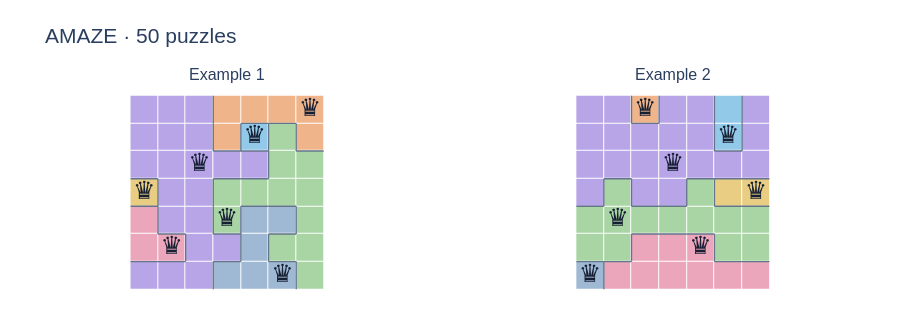
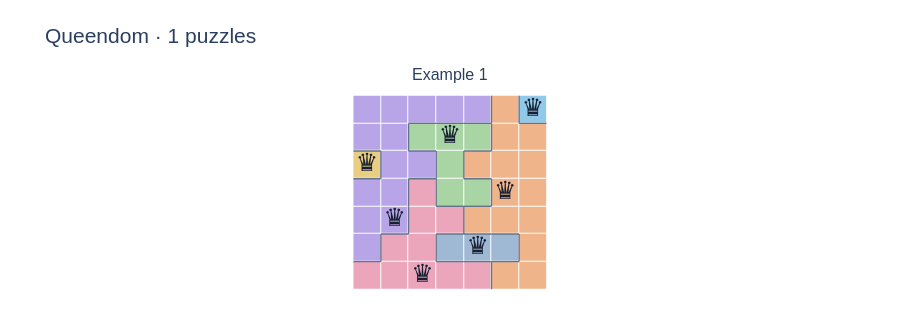
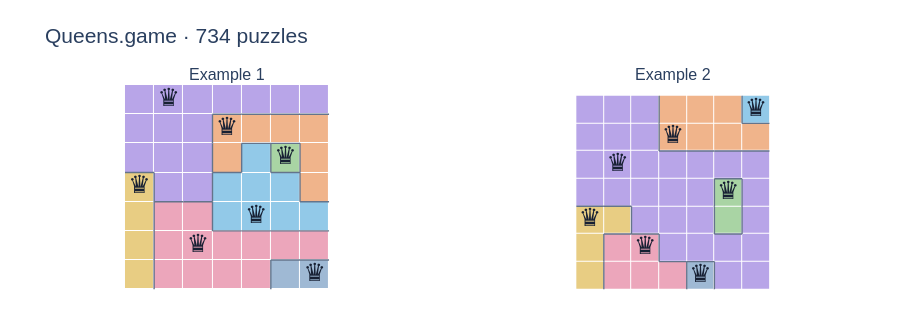
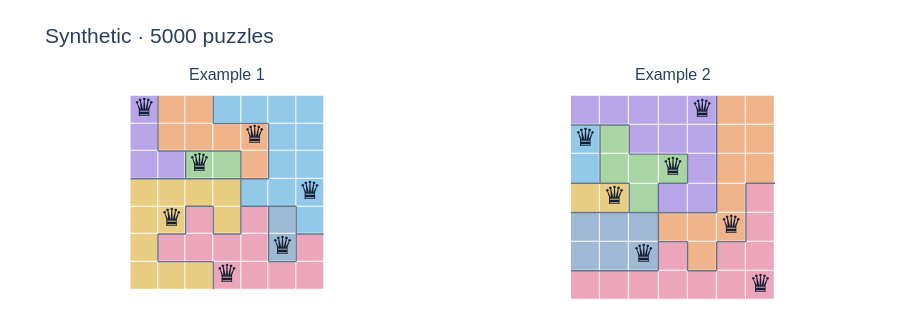

Notebook source saved alongside these figures, in order:
### Code cell
example_rng = np.random.default_rng(SEED + 201)
for source in sorted(set(puzzles["source_names"].tolist())):
    available = np.flatnonzero(puzzles["source_names"] == source)
    chosen = example_rng.choice(available, min(2, len(available)), replace=False)
    board_panels(
        regions[chosen],
        [f"Example {j+1}" for j in range(len(chosen))],
        f"{source} · {len(available)} puzzles",
        colorings=regions[chosen],
        queens=True,
        queen_masks=queen_masks[chosen],
        columns=2,
    ).show(config=PLOT_CONFIG)

### Figure 1 — Plotly figure (JSON) as saved in the notebook; plotly's stock layout.template omitted (floating-point values rounded to 4 significant figures)
{"data": [{"colorscale": [[0, "#B8A5E8"], [0.125, "#B8A5E8"], [0.125, "#F0B48B"], [0.25, "#F0B48B"], [0.25, "#92C9E8"], [0.375, "#92C9E8"], [0.375, "#A9D4A4"], [0.5, "#A9D4A4"], [0.5, "#E8CD83"], [0.625, "#E8CD83"], [0.625, "#ECA6BB"], [0.75, "#ECA6BB"], [0.75, "#9FB9D4"], [0.875, "#9FB9D4"], [0.875, "#F1F3F5"], [1, "#F1F3F5"]], "hoverinfo": "skip", "showscale": false, "type": "heatmap", "xaxis": "x", "xgap": 1, "yaxis": "y", "ygap": 1, "z": [[0, 0, 0, 1, 1, 1, 1], [0, 0, 0, 1, 2, 3, 1], [0, 0, 0, 0, 0, 3, 3], [4, 0, 0, 3, 3, 3, 3], [5, 0, 0, 3, 6, 6, 3], [5, 5, 0, 0, 6, 3, 3], [0, 0, 0, 6, 6, 6, 3]], "zmax": 7.5, "zmin": -0.5}, {"hoverinfo": "skip", "line": {"color": "#64748b", "width": 1.4}, "mode": "lines", "showlegend": false, "type": "scatter", "x": [2.5, 2.5, null, 3.5, 4.5, null, 4.5, 5.5, null, 2.5, 2.5, null, 3.5, 3.5, null, 2.5, 3.5, null, 4.5, 4.5, null, 3.5, 4.5, null, 5.5, 5.5, null, 5.5, 6.5, null, -0.5, 0.5, null, 2.5, 3.5, null, 4.5, 4.5, null, 3.5, 4.5, null, 0.5, 0.5, null, -0.5, 0.5, null, 2.5, 2.5, null, 3.5, 4.5, null, 4.5, 5.5, null, 0.5, 0.5, null, 0.5, 1.5, null, 2.5, 2.5, null, 3.5, 3.5, null, 2.5, 3.5, null, 5.5, 5.5, null, 4.5, 5.5, null, -0.5, 0.5, null, 1.5, 1.5, null, 0.5, 1.5, null, 3.5, 3.5, null, 2.5, 3.5, null, 4.5, 4.5, null, 4.5, 5.5, null, 2.5, 2.5, null, 5.5, 5.5, null], "xaxis": "x", "y": [-0.5, 0.5, null, 0.5, 0.5, null, 0.5, 0.5, null, 0.5, 1.5, null, 0.5, 1.5, null, 1.5, 1.5, null, 0.5, 1.5, null, 1.5, 1.5, null, 0.5, 1.5, null, 1.5, 1.5, null, 2.5, 2.5, null, 2.5, 2.5, null, 1.5, 2.5, null, 2.5, 2.5, null, 2.5, 3.5, null, 3.5, 3.5, null, 2.5, 3.5, null, 3.5, 3.5, null, 3.5, 3.5, null, 3.5, 4.5, null, 4.5, 4.5, null, 3.5, 4.5, null, 3.5, 4.5, null, 4.5, 4.5, null, 3.5, 4.5, null, 4.5, 4.5, null, 5.5, 5.5, null, 4.5, 5.5, null, 5.5, 5.5, null, 4.5, 5.5, null, 5.5, 5.5, null, 4.5, 5.5, null, 5.5, 5.5, null, 5.5, 6.5, null, 5.5, 6.5, null], "yaxis": "y"}, {"hoverinfo": "skip", "mode": "text", "showlegend": false, "text": ["♛", "♛", "♛", "♛", "♛", "♛", "♛"], "textfont": {"color": "#172033", "size": 25}, "type": "scatter", "x": [6, 4, 2, 0, 3, 1, 5], "xaxis": "x", "y": [0, 1, 2, 3, 4, 5, 6], "yaxis": "y"}, {"colorscale": [[0, "#B8A5E8"], [0.125, "#B8A5E8"], [0.125, "#F0B48B"], [0.25, "#F0B48B"], [0.25, "#92C9E8"], [0.375, "#92C9E8"], [0.375, "#A9D4A4"], [0.5, "#A9D4A4"], [0.5, "#E8CD83"], [0.625, "#E8CD83"], [0.625, "#ECA6BB"], [0.75, "#ECA6BB"], [0.75, "#9FB9D4"], [0.875, "#9FB9D4"], [0.875, "#F1F3F5"], [1, "#F1F3F5"]], "hoverinfo": "skip", "showscale": false, "type": "heatmap", "xaxis": "x2", "xgap": 1, "yaxis": "y2", "ygap": 1, "z": [[0, 0, 1, 0, 0, 2, 0], [0, 0, 0, 0, 0, 2, 0], [0, 0, 0, 0, 0, 0, 0], [0, 3, 0, 0, 3, 4, 4], [3, 3, 3, 3, 3, 3, 3], [3, 3, 5, 5, 5, 3, 3], [6, 5, 5, 5, 5, 5, 5]], "zmax": 7.5, "zmin": -0.5}, {"hoverinfo": "skip", "line": {"color": "#64748b", "width": 1.4}, "mode": "lines", "showlegend": false, "type": "scatter", "x": [1.5, 1.5, null, 2.5, 2.5, null, 1.5, 2.5, null, 4.5, 4.5, null, 5.5, 5.5, null, 4.5, 4.5, null, 5.5, 5.5, null, 4.5, 5.5, null, 0.5, 1.5, null, 3.5, 4.5, null, 4.5, 5.5, null, 5.5, 6.5, null, 0.5, 0.5, null, -0.5, 0.5, null, 1.5, 1.5, null, 1.5, 2.5, null, 3.5, 3.5, null, 2.5, 3.5, null, 4.5, 4.5, null, 4.5, 5.5, null, 5.5, 6.5, null, 1.5, 2.5, null, 2.5, 3.5, null, 3.5, 4.5, null, -0.5, 0.5, null, 1.5, 1.5, null, 0.5, 1.5, null, 4.5, 4.5, null, 4.5, 5.5, null, 5.5, 6.5, null, 0.5, 0.5, null], "xaxis": "x2", "y": [-0.5, 0.5, null, -0.5, 0.5, null, 0.5, 0.5, null, -0.5, 0.5, null, -0.5, 0.5, null, 0.5, 1.5, null, 0.5, 1.5, null, 1.5, 1.5, null, 2.5, 2.5, null, 2.5, 2.5, null, 2.5, 2.5, null, 2.5, 2.5, null, 2.5, 3.5, null, 3.5, 3.5, null, 2.5, 3.5, null, 3.5, 3.5, null, 2.5, 3.5, null, 3.5, 3.5, null, 2.5, 3.5, null, 3.5, 3.5, null, 3.5, 3.5, null, 4.5, 4.5, null, 4.5, 4.5, null, 4.5, 4.5, null, 5.5, 5.5, null, 4.5, 5.5, null, 5.5, 5.5, null, 4.5, 5.5, null, 5.5, 5.5, null, 5.5, 5.5, null, 5.5, 6.5, null], "yaxis": "y2"}, {"hoverinfo": "skip", "mode": "text", "showlegend": false, "text": ["♛", "♛", "♛", "♛", "♛", "♛", "♛"], "textfont": {"color": "#172033", "size": 25}, "type": "scatter", "x": [2, 5, 3, 6, 1, 4, 0], "xaxis": "x2", "y": [0, 1, 2, 3, 4, 5, 6], "yaxis": "y2"}], "layout": {"annotations": [{"font": {"size": 16}, "showarrow": false, "text": "Example 1", "x": 0.2437, "xanchor": "center", "xref": "paper", "y": 1, "yanchor": "bottom", "yref": "paper"}, {"font": {"size": 16}, "showarrow": false, "text": "Example 2", "x": 0.7562, "xanchor": "center", "xref": "paper", "y": 1, "yanchor": "bottom", "yref": "paper"}], "autosize": true, "font": {"family": "Arial, sans-serif", "size": 15}, "height": 320, "margin": {"b": 20, "l": 15, "r": 15, "t": 85}, "title": {"font": {"size": 21}, "text": "AMAZE · 50 puzzles"}, "xaxis": {"anchor": "y", "constrain": "domain", "domain": [0, 0.4875], "showgrid": false, "showticklabels": false, "zeroline": false}, "xaxis2": {"anchor": "y2", "constrain": "domain", "domain": [0.5125, 1], "showgrid": false, "showticklabels": false, "zeroline": false}, "yaxis": {"anchor": "x", "autorange": "reversed", "constrain": "domain", "domain": [0, 1], "scaleanchor": "x", "scaleratio": 1, "showgrid": false, "showticklabels": false, "zeroline": false}, "yaxis2": {"anchor": "x2", "autorange": "reversed", "constrain": "domain", "domain": [0, 1], "scaleanchor": "x2", "scaleratio": 1, "showgrid": false, "showticklabels": false, "zeroline": false}}}

### Figure 2 — Plotly figure (JSON) as saved in the notebook; plotly's stock layout.template omitted (floating-point values rounded to 4 significant figures)
{"data": [{"colorscale": [[0, "#B8A5E8"], [0.125, "#B8A5E8"], [0.125, "#F0B48B"], [0.25, "#F0B48B"], [0.25, "#92C9E8"], [0.375, "#92C9E8"], [0.375, "#A9D4A4"], [0.5, "#A9D4A4"], [0.5, "#E8CD83"], [0.625, "#E8CD83"], [0.625, "#ECA6BB"], [0.75, "#ECA6BB"], [0.75, "#9FB9D4"], [0.875, "#9FB9D4"], [0.875, "#F1F3F5"], [1, "#F1F3F5"]], "hoverinfo": "skip", "showscale": false, "type": "heatmap", "xaxis": "x", "xgap": 1, "yaxis": "y", "ygap": 1, "z": [[0, 0, 0, 0, 0, 1, 2], [0, 0, 3, 3, 3, 1, 1], [4, 0, 0, 3, 1, 1, 1], [0, 0, 5, 3, 3, 1, 1], [0, 0, 5, 5, 1, 1, 1], [0, 5, 5, 6, 6, 6, 1], [5, 5, 5, 5, 5, 1, 1]], "zmax": 7.5, "zmin": -0.5}, {"hoverinfo": "skip", "line": {"color": "#64748b", "width": 1.4}, "mode": "lines", "showlegend": false, "type": "scatter", "x": [1.5, 2.5, null, 2.5, 3.5, null, 4.5, 4.5, null, 3.5, 4.5, null, 5.5, 5.5, null, 5.5, 6.5, null, -0.5, 0.5, null, 1.5, 1.5, null, 1.5, 2.5, null, 4.5, 4.5, null, 3.5, 4.5, null, 0.5, 0.5, null, -0.5, 0.5, null, 2.5, 2.5, null, 1.5, 2.5, null, 3.5, 3.5, null, 3.5, 4.5, null, 1.5, 1.5, null, 2.5, 2.5, null, 2.5, 3.5, null, 4.5, 4.5, null, 3.5, 4.5, null, 1.5, 1.5, null, 0.5, 1.5, null, 3.5, 3.5, null, 2.5, 3.5, null, 3.5, 4.5, null, 4.5, 5.5, null, 0.5, 0.5, null, -0.5, 0.5, null, 2.5, 2.5, null, 2.5, 3.5, null, 3.5, 4.5, null, 5.5, 5.5, null, 4.5, 5.5, null, 4.5, 4.5, null], "xaxis": "x", "y": [0.5, 0.5, null, 0.5, 0.5, null, -0.5, 0.5, null, 0.5, 0.5, null, -0.5, 0.5, null, 0.5, 0.5, null, 1.5, 1.5, null, 0.5, 1.5, null, 1.5, 1.5, null, 0.5, 1.5, null, 1.5, 1.5, null, 1.5, 2.5, null, 2.5, 2.5, null, 1.5, 2.5, null, 2.5, 2.5, null, 1.5, 2.5, null, 2.5, 2.5, null, 2.5, 3.5, null, 2.5, 3.5, null, 3.5, 3.5, null, 2.5, 3.5, null, 3.5, 3.5, null, 3.5, 4.5, null, 4.5, 4.5, null, 3.5, 4.5, null, 4.5, 4.5, null, 4.5, 4.5, null, 4.5, 4.5, null, 4.5, 5.5, null, 5.5, 5.5, null, 4.5, 5.5, null, 5.5, 5.5, null, 5.5, 5.5, null, 4.5, 5.5, null, 5.5, 5.5, null, 5.5, 6.5, null], "yaxis": "y"}, {"hoverinfo": "skip", "mode": "text", "showlegend": false, "text": ["♛", "♛", "♛", "♛", "♛", "♛", "♛"], "textfont": {"color": "#172033", "size": 25}, "type": "scatter", "x": [6, 3, 0, 5, 1, 4, 2], "xaxis": "x", "y": [0, 1, 2, 3, 4, 5, 6], "yaxis": "y"}], "layout": {"annotations": [{"font": {"size": 16}, "showarrow": false, "text": "Example 1", "x": 0.5, "xanchor": "center", "xref": "paper", "y": 1, "yanchor": "bottom", "yref": "paper"}], "autosize": true, "font": {"family": "Arial, sans-serif", "size": 15}, "height": 320, "margin": {"b": 20, "l": 15, "r": 15, "t": 85}, "title": {"font": {"size": 21}, "text": "Queendom · 1 puzzles"}, "xaxis": {"anchor": "y", "constrain": "domain", "domain": [0, 1], "showgrid": false, "showticklabels": false, "zeroline": false}, "yaxis": {"anchor": "x", "autorange": "reversed", "constrain": "domain", "domain": [0, 1], "scaleanchor": "x", "scaleratio": 1, "showgrid": false, "showticklabels": false, "zeroline": false}}}

### Figure 3 — Plotly figure (JSON) as saved in the notebook; plotly's stock layout.template omitted (floating-point values rounded to 4 significant figures)
{"data": [{"colorscale": [[0, "#B8A5E8"], [0.125, "#B8A5E8"], [0.125, "#F0B48B"], [0.25, "#F0B48B"], [0.25, "#92C9E8"], [0.375, "#92C9E8"], [0.375, "#A9D4A4"], [0.5, "#A9D4A4"], [0.5, "#E8CD83"], [0.625, "#E8CD83"], [0.625, "#ECA6BB"], [0.75, "#ECA6BB"], [0.75, "#9FB9D4"], [0.875, "#9FB9D4"], [0.875, "#F1F3F5"], [1, "#F1F3F5"]], "hoverinfo": "skip", "showscale": false, "type": "heatmap", "xaxis": "x", "xgap": 1, "yaxis": "y", "ygap": 1, "z": [[0, 0, 0, 0, 0, 0, 0], [0, 0, 0, 1, 1, 1, 1], [0, 0, 0, 1, 2, 3, 1], [4, 0, 0, 2, 2, 2, 1], [4, 5, 5, 2, 2, 2, 2], [4, 5, 5, 5, 5, 5, 5], [4, 5, 5, 5, 5, 6, 6]], "zmax": 7.5, "zmin": -0.5}, {"hoverinfo": "skip", "line": {"color": "#64748b", "width": 1.4}, "mode": "lines", "showlegend": false, "type": "scatter", "x": [2.5, 3.5, null, 3.5, 4.5, null, 4.5, 5.5, null, 5.5, 6.5, null, 2.5, 2.5, null, 3.5, 4.5, null, 4.5, 5.5, null, -0.5, 0.5, null, 2.5, 2.5, null, 3.5, 3.5, null, 2.5, 3.5, null, 4.5, 4.5, null, 5.5, 5.5, null, 4.5, 5.5, null, 0.5, 0.5, null, 0.5, 1.5, null, 2.5, 2.5, null, 1.5, 2.5, null, 5.5, 5.5, null, 5.5, 6.5, null, 0.5, 0.5, null, 2.5, 2.5, null, 2.5, 3.5, null, 3.5, 4.5, null, 4.5, 5.5, null, 5.5, 6.5, null, 0.5, 0.5, null, 4.5, 5.5, null, 5.5, 6.5, null, 0.5, 0.5, null, 4.5, 4.5, null], "xaxis": "x", "y": [0.5, 0.5, null, 0.5, 0.5, null, 0.5, 0.5, null, 0.5, 0.5, null, 0.5, 1.5, null, 1.5, 1.5, null, 1.5, 1.5, null, 2.5, 2.5, null, 1.5, 2.5, null, 1.5, 2.5, null, 2.5, 2.5, null, 1.5, 2.5, null, 1.5, 2.5, null, 2.5, 2.5, null, 2.5, 3.5, null, 3.5, 3.5, null, 2.5, 3.5, null, 3.5, 3.5, null, 2.5, 3.5, null, 3.5, 3.5, null, 3.5, 4.5, null, 3.5, 4.5, null, 4.5, 4.5, null, 4.5, 4.5, null, 4.5, 4.5, null, 4.5, 4.5, null, 4.5, 5.5, null, 5.5, 5.5, null, 5.5, 5.5, null, 5.5, 6.5, null, 5.5, 6.5, null], "yaxis": "y"}, {"hoverinfo": "skip", "mode": "text", "showlegend": false, "text": ["♛", "♛", "♛", "♛", "♛", "♛", "♛"], "textfont": {"color": "#172033", "size": 25}, "type": "scatter", "x": [1, 3, 5, 0, 4, 2, 6], "xaxis": "x", "y": [0, 1, 2, 3, 4, 5, 6], "yaxis": "y"}, {"colorscale": [[0, "#B8A5E8"], [0.125, "#B8A5E8"], [0.125, "#F0B48B"], [0.25, "#F0B48B"], [0.25, "#92C9E8"], [0.375, "#92C9E8"], [0.375, "#A9D4A4"], [0.5, "#A9D4A4"], [0.5, "#E8CD83"], [0.625, "#E8CD83"], [0.625, "#ECA6BB"], [0.75, "#ECA6BB"], [0.75, "#9FB9D4"], [0.875, "#9FB9D4"], [0.875, "#F1F3F5"], [1, "#F1F3F5"]], "hoverinfo": "skip", "showscale": false, "type": "heatmap", "xaxis": "x2", "xgap": 1, "yaxis": "y2", "ygap": 1, "z": [[0, 0, 0, 1, 1, 1, 2], [0, 0, 0, 1, 1, 1, 1], [0, 0, 0, 0, 0, 0, 0], [0, 0, 0, 0, 0, 3, 0], [4, 4, 0, 0, 0, 3, 0], [4, 5, 5, 0, 0, 0, 0], [4, 5, 5, 5, 6, 0, 0]], "zmax": 7.5, "zmin": -0.5}, {"hoverinfo": "skip", "line": {"color": "#64748b", "width": 1.4}, "mode": "lines", "showlegend": false, "type": "scatter", "x": [2.5, 2.5, null, 5.5, 5.5, null, 5.5, 6.5, null, 2.5, 2.5, null, 2.5, 3.5, null, 3.5, 4.5, null, 4.5, 5.5, null, 5.5, 6.5, null, 4.5, 5.5, null, -0.5, 0.5, null, 0.5, 1.5, null, 4.5, 4.5, null, 5.5, 5.5, null, 1.5, 1.5, null, 0.5, 1.5, null, 1.5, 2.5, null, 4.5, 4.5, null, 5.5, 5.5, null, 4.5, 5.5, null, 0.5, 0.5, null, 2.5, 2.5, null, 2.5, 3.5, null, 3.5, 4.5, null, 0.5, 0.5, null, 3.5, 3.5, null, 4.5, 4.5, null], "xaxis": "x2", "y": [-0.5, 0.5, null, -0.5, 0.5, null, 0.5, 0.5, null, 0.5, 1.5, null, 1.5, 1.5, null, 1.5, 1.5, null, 1.5, 1.5, null, 1.5, 1.5, null, 2.5, 2.5, null, 3.5, 3.5, null, 3.5, 3.5, null, 2.5, 3.5, null, 2.5, 3.5, null, 3.5, 4.5, null, 4.5, 4.5, null, 4.5, 4.5, null, 3.5, 4.5, null, 3.5, 4.5, null, 4.5, 4.5, null, 4.5, 5.5, null, 4.5, 5.5, null, 5.5, 5.5, null, 5.5, 5.5, null, 5.5, 6.5, null, 5.5, 6.5, null, 5.5, 6.5, null], "yaxis": "y2"}, {"hoverinfo": "skip", "mode": "text", "showlegend": false, "text": ["♛", "♛", "♛", "♛", "♛", "♛", "♛"], "textfont": {"color": "#172033", "size": 25}, "type": "scatter", "x": [6, 3, 1, 5, 0, 2, 4], "xaxis": "x2", "y": [0, 1, 2, 3, 4, 5, 6], "yaxis": "y2"}], "layout": {"annotations": [{"font": {"size": 16}, "showarrow": false, "text": "Example 1", "x": 0.2437, "xanchor": "center", "xref": "paper", "y": 1, "yanchor": "bottom", "yref": "paper"}, {"font": {"size": 16}, "showarrow": false, "text": "Example 2", "x": 0.7562, "xanchor": "center", "xref": "paper", "y": 1, "yanchor": "bottom", "yref": "paper"}], "autosize": true, "font": {"family": "Arial, sans-serif", "size": 15}, "height": 320, "margin": {"b": 20, "l": 15, "r": 15, "t": 85}, "title": {"font": {"size": 21}, "text": "Queens.game · 734 puzzles"}, "xaxis": {"anchor": "y", "constrain": "domain", "domain": [0, 0.4875], "showgrid": false, "showticklabels": false, "zeroline": false}, "xaxis2": {"anchor": "y2", "constrain": "domain", "domain": [0.5125, 1], "showgrid": false, "showticklabels": false, "zeroline": false}, "yaxis": {"anchor": "x", "autorange": "reversed", "constrain": "domain", "domain": [0, 1], "scaleanchor": "x", "scaleratio": 1, "showgrid": false, "showticklabels": false, "zeroline": false}, "yaxis2": {"anchor": "x2", "autorange": "reversed", "constrain": "domain", "domain": [0, 1], "scaleanchor": "x2", "scaleratio": 1, "showgrid": false, "showticklabels": false, "zeroline": false}}}

### Figure 4 — Plotly figure (JSON) as saved in the notebook; plotly's stock layout.template omitted (floating-point values rounded to 4 significant figures)
{"data": [{"colorscale": [[0, "#B8A5E8"], [0.125, "#B8A5E8"], [0.125, "#F0B48B"], [0.25, "#F0B48B"], [0.25, "#92C9E8"], [0.375, "#92C9E8"], [0.375, "#A9D4A4"], [0.5, "#A9D4A4"], [0.5, "#E8CD83"], [0.625, "#E8CD83"], [0.625, "#ECA6BB"], [0.75, "#ECA6BB"], [0.75, "#9FB9D4"], [0.875, "#9FB9D4"], [0.875, "#F1F3F5"], [1, "#F1F3F5"]], "hoverinfo": "skip", "showscale": false, "type": "heatmap", "xaxis": "x", "xgap": 1, "yaxis": "y", "ygap": 1, "z": [[0, 1, 1, 2, 2, 2, 2], [0, 1, 1, 1, 1, 2, 2], [0, 0, 3, 3, 1, 2, 2], [4, 4, 4, 4, 2, 2, 2], [4, 4, 5, 4, 5, 6, 2], [4, 5, 5, 5, 5, 6, 5], [4, 4, 4, 5, 5, 5, 5]], "zmax": 7.5, "zmin": -0.5}, {"hoverinfo": "skip", "line": {"color": "#64748b", "width": 1.4}, "mode": "lines", "showlegend": false, "type": "scatter", "x": [0.5, 0.5, null, 2.5, 2.5, null, 2.5, 3.5, null, 3.5, 4.5, null, 0.5, 0.5, null, 0.5, 1.5, null, 1.5, 2.5, null, 2.5, 3.5, null, 4.5, 4.5, null, -0.5, 0.5, null, 1.5, 1.5, null, 0.5, 1.5, null, 1.5, 2.5, null, 3.5, 3.5, null, 2.5, 3.5, null, 4.5, 4.5, null, 3.5, 4.5, null, 1.5, 2.5, null, 3.5, 3.5, null, 3.5, 4.5, null, 4.5, 5.5, null, 1.5, 1.5, null, 0.5, 1.5, null, 2.5, 2.5, null, 3.5, 3.5, null, 2.5, 3.5, null, 4.5, 4.5, null, 5.5, 5.5, null, 5.5, 6.5, null, 0.5, 0.5, null, 0.5, 1.5, null, 1.5, 2.5, null, 4.5, 4.5, null, 5.5, 5.5, null, 4.5, 5.5, null, 2.5, 2.5, null], "xaxis": "x", "y": [-0.5, 0.5, null, -0.5, 0.5, null, 0.5, 0.5, null, 0.5, 0.5, null, 0.5, 1.5, null, 1.5, 1.5, null, 1.5, 1.5, null, 1.5, 1.5, null, 0.5, 1.5, null, 2.5, 2.5, null, 1.5, 2.5, null, 2.5, 2.5, null, 2.5, 2.5, null, 1.5, 2.5, null, 2.5, 2.5, null, 1.5, 2.5, null, 2.5, 2.5, null, 3.5, 3.5, null, 2.5, 3.5, null, 3.5, 3.5, null, 3.5, 3.5, null, 3.5, 4.5, null, 4.5, 4.5, null, 3.5, 4.5, null, 3.5, 4.5, null, 4.5, 4.5, null, 3.5, 4.5, null, 3.5, 4.5, null, 4.5, 4.5, null, 4.5, 5.5, null, 5.5, 5.5, null, 5.5, 5.5, null, 4.5, 5.5, null, 4.5, 5.5, null, 5.5, 5.5, null, 5.5, 6.5, null], "yaxis": "y"}, {"hoverinfo": "skip", "mode": "text", "showlegend": false, "text": ["♛", "♛", "♛", "♛", "♛", "♛", "♛"], "textfont": {"color": "#172033", "size": 25}, "type": "scatter", "x": [0, 4, 2, 6, 1, 5, 3], "xaxis": "x", "y": [0, 1, 2, 3, 4, 5, 6], "yaxis": "y"}, {"colorscale": [[0, "#B8A5E8"], [0.125, "#B8A5E8"], [0.125, "#F0B48B"], [0.25, "#F0B48B"], [0.25, "#92C9E8"], [0.375, "#92C9E8"], [0.375, "#A9D4A4"], [0.5, "#A9D4A4"], [0.5, "#E8CD83"], [0.625, "#E8CD83"], [0.625, "#ECA6BB"], [0.75, "#ECA6BB"], [0.75, "#9FB9D4"], [0.875, "#9FB9D4"], [0.875, "#F1F3F5"], [1, "#F1F3F5"]], "hoverinfo": "skip", "showscale": false, "type": "heatmap", "xaxis": "x2", "xgap": 1, "yaxis": "y2", "ygap": 1, "z": [[0, 0, 0, 0, 0, 1, 1], [2, 3, 0, 0, 0, 1, 1], [2, 3, 3, 3, 0, 1, 1], [4, 4, 3, 0, 0, 1, 5], [6, 6, 6, 1, 1, 1, 5], [6, 6, 6, 5, 1, 5, 5], [5, 5, 5, 5, 5, 5, 5]], "zmax": 7.5, "zmin": -0.5}, {"hoverinfo": "skip", "line": {"color": "#64748b", "width": 1.4}, "mode": "lines", "showlegend": false, "type": "scatter", "x": [-0.5, 0.5, null, 0.5, 1.5, null, 4.5, 4.5, null, 0.5, 0.5, null, 1.5, 1.5, null, 1.5, 2.5, null, 2.5, 3.5, null, 4.5, 4.5, null, 0.5, 0.5, null, -0.5, 0.5, null, 0.5, 1.5, null, 3.5, 3.5, null, 2.5, 3.5, null, 4.5, 4.5, null, 5.5, 6.5, null, -0.5, 0.5, null, 1.5, 1.5, null, 0.5, 1.5, null, 2.5, 2.5, null, 1.5, 2.5, null, 2.5, 3.5, null, 4.5, 4.5, null, 3.5, 4.5, null, 5.5, 5.5, null, 2.5, 2.5, null, 2.5, 3.5, null, 5.5, 5.5, null, 4.5, 5.5, null, -0.5, 0.5, null, 0.5, 1.5, null, 2.5, 2.5, null, 1.5, 2.5, null, 3.5, 3.5, null, 4.5, 4.5, null, 3.5, 4.5, null], "xaxis": "x2", "y": [0.5, 0.5, null, 0.5, 0.5, null, -0.5, 0.5, null, 0.5, 1.5, null, 0.5, 1.5, null, 1.5, 1.5, null, 1.5, 1.5, null, 0.5, 1.5, null, 1.5, 2.5, null, 2.5, 2.5, null, 2.5, 2.5, null, 1.5, 2.5, null, 2.5, 2.5, null, 1.5, 2.5, null, 2.5, 2.5, null, 3.5, 3.5, null, 2.5, 3.5, null, 3.5, 3.5, null, 2.5, 3.5, null, 3.5, 3.5, null, 3.5, 3.5, null, 2.5, 3.5, null, 3.5, 3.5, null, 2.5, 3.5, null, 3.5, 4.5, null, 4.5, 4.5, null, 3.5, 4.5, null, 4.5, 4.5, null, 5.5, 5.5, null, 5.5, 5.5, null, 4.5, 5.5, null, 5.5, 5.5, null, 4.5, 5.5, null, 4.5, 5.5, null, 5.5, 5.5, null], "yaxis": "y2"}, {"hoverinfo": "skip", "mode": "text", "showlegend": false, "text": ["♛", "♛", "♛", "♛", "♛", "♛", "♛"], "textfont": {"color": "#172033", "size": 25}, "type": "scatter", "x": [4, 0, 3, 1, 5, 2, 6], "xaxis": "x2", "y": [0, 1, 2, 3, 4, 5, 6], "yaxis": "y2"}], "layout": {"annotations": [{"font": {"size": 16}, "showarrow": false, "text": "Example 1", "x": 0.2437, "xanchor": "center", "xref": "paper", "y": 1, "yanchor": "bottom", "yref": "paper"}, {"font": {"size": 16}, "showarrow": false, "text": "Example 2", "x": 0.7562, "xanchor": "center", "xref": "paper", "y": 1, "yanchor": "bottom", "yref": "paper"}], "autosize": true, "font": {"family": "Arial, sans-serif", "size": 15}, "height": 320, "margin": {"b": 20, "l": 15, "r": 15, "t": 85}, "title": {"font": {"size": 21}, "text": "Synthetic · 5000 puzzles"}, "xaxis": {"anchor": "y", "constrain": "domain", "domain": [0, 0.4875], "showgrid": false, "showticklabels": false, "zeroline": false}, "xaxis2": {"anchor": "y2", "constrain": "domain", "domain": [0.5125, 1], "showgrid": false, "showticklabels": false, "zeroline": false}, "yaxis": {"anchor": "x", "autorange": "reversed", "constrain": "domain", "domain": [0, 1], "scaleanchor": "x", "scaleratio": 1, "showgrid": false, "showticklabels": false, "zeroline": false}, "yaxis2": {"anchor": "x2", "autorange": "reversed", "constrain": "domain", "domain": [0, 1], "scaleanchor": "x2", "scaleratio": 1, "showgrid": false, "showticklabels": false, "zeroline": false}}}
